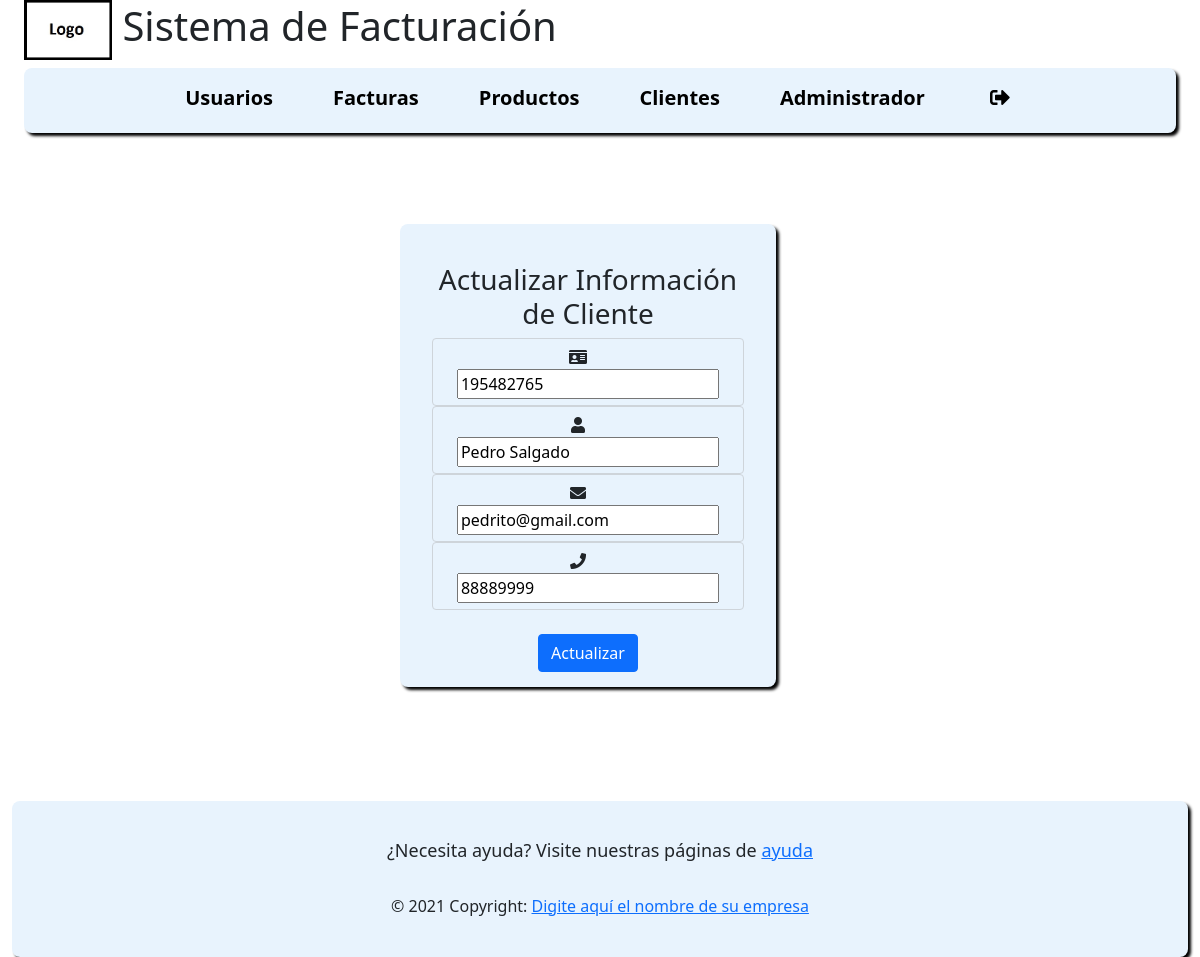
The page /?c=update_customer&id=1 (signed in) on the database its author committed.
### tables this page shows
CREATE TABLE `customer` (
  `id` int(11) NOT NULL,
  `ced` int(11) NOT NULL,
  `name` varchar(100) NOT NULL,
  `email` varchar(100) NOT NULL,
  `phone` int(11) NOT NULL
);

### model/customer.php (called while the page is built, shortened)
<?php
include_once "model/Connection.php";
class customer {
    private $id;
    private $ced;
    public $email;
    public function __construct($id = 0, $ced = 0, $name = "", $email = "", $phone = 0) {
        $this->id = $id;
        $this->ced = $ced;
        $this->name = $name;
        $this->email = $email;
        $this->phone = $phone;
    }
    function get_id() {
        return $this->id;
    }
    function get_ced() {
        return $this->ced;
    }
        function select($by_id = 0) {
        $query = "SELECT * FROM customer";
         if ($by_id) {
            $query .= " WHERE id = '$by_id'";
        } else {
            $query .= " WHERE email = '$this->email'";
        }
        $pdo = new Connection();
        $results = $pdo->open()->query($query);
        $row = $results->fetch();
        $customer = new customer($row['id'], $row['ced'], $row['name'], $row['email'],
                $row['phone']);
        return $customer;
    }
}

### model/connection.php (called while the page is built, shortened)
<?php
class Connection {
    private $str;
    function __construct() {
        $this->str = "mysql:host=" . DB_HOST . ";dbname=" . DB_NAME;
    }
    public function open() {
        try {
            return new PDO($this->str, DB_USER, DB_PASSWORD);
        } catch (PDOException $ex) {
            error_log("ERROR EN " . __FILE__ . " EN LA LINEA" . __LINE__ . " EL ERROR :" . $ex->getMessage());
            return NULL;
        }
    }
}

### view/update_customer.php (the view, shortened to what this page needs)
<div class="container-fluid full-screen row">
    <div class="description content-element col-xs-12 col-sm-12 col-md-12 col-lg-10 col-xl-4">
        <br>
        <h3>Actualizar Información de Cliente</h3>
        <form method="POST" action="./?c=update_customer&id=<?php echo $customer->get_id() ?>">
            <div class="form-group">
            <div class="form-control soft-blue-background">
                <i class="icon-padding fa fa-id-card"></i>
                <input class="col-xs-12 col-sm-12 col-md-12 col-lg-12 col-xl-11" type="text" name="ced" value="<?php echo $customer->get_ced() ?>">
            </div>
            <div class="form-control soft-blue-background">
                <i class="icon-padding fa fa-user"></i>
                <input class="col-xs-12 col-sm-12 col-md-12 col-lg-12 col-xl-11" type="text" name="name" value="<?php echo $customer->name ?>">
            </div>
            <div class="form-control soft-blue-background">
                <i class="icon-padding fa fa-envelope"></i>
                <input class="col-xs-12 col-sm-12 col-md-12 col-lg-12 col-xl-11" type="text" name="email" value="<?php echo $customer->email ?>">
            </div>
            <div class="form-control soft-blue-background">
                <i class="icon-padding fa fa-phone"></i>
                <input class="col-xs-12 col-sm-12 col-md-12 col-lg-12 col-xl-11" type="text" name="phone" value="<?php echo $customer->phone ?>">
            </div>
            </div><br>
            <input class= "btn btn-primary" type="submit" value="Actualizar">
        </form>
    </div>
</div>

### css/style.css (style rules this page uses)
body { min-height: 100vh; background-color: white; background-position: center center; background-repeat: no-repeat; background-attachment: fixed; background-size: cover; backdrop-filter: blur(5px); }
.content-element { margin-top: 25px; margin: 0 auto; text-align: center; }
.full-screen { min-height: 620px; padding-top: 25px; }
.soft-blue-background { background-color: #e8f3fd; }
.description { padding: 15px 32px; background-color: #e8f3fd; text-align: center; margin: auto; border-radius: 8px; box-shadow: 3px 3px 3px black; }
::placeholder { color: #17252a; text-shadow: none; }
.icon-padding { padding-right: 20px; margin:auto; }

### rows shown on the page
customer: ced "195482765", name "Pedro Salgado", email "pedrito@gmail.com", phone "88889999"

### other values the page prints
substr($_SESSION['name'], 0, 30) "Administrador"
